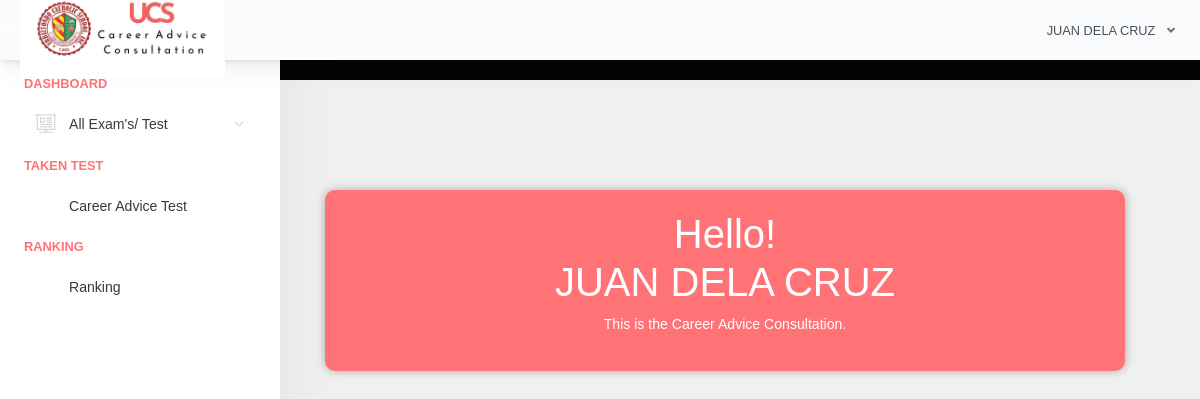
The page /home.php (signed in) on the database its author committed.
### tables this page shows
CREATE TABLE `examinee_tbl` (
  `exmne_id` int(11) NOT NULL,
  `exmne_fullname` varchar(1000) NOT NULL,
  `exmne_course` varchar(1000) NOT NULL,
  `exmne_gender` varchar(1000) NOT NULL,
  `exmne_birthdate` varchar(1000) NOT NULL,
  `exmne_year_level` varchar(1000) NOT NULL,
  `exmne_email` varchar(1000) NOT NULL,
  `exmne_password` varchar(1000) NOT NULL,
  `exmne_status` varchar(1000) NOT NULL DEFAULT 'active'
);

CREATE TABLE `exam_tbl` (
  `ex_id` int(11) NOT NULL,
  `cou_id` int(11) NOT NULL,
  `ex_title` varchar(1000) NOT NULL,
  `ex_time_limit` varchar(1000) NOT NULL,
  `ex_questlimit_display` int(11) NOT NULL,
  `ex_description` varchar(1000) NOT NULL,
  `ex_created` timestamp NOT NULL DEFAULT current_timestamp() ON UPDATE current_timestamp()
);

### query/selectData.php (called while the page is built, shortened)
<?php
$exmneId = $_SESSION['examineeSession']['exmne_id'];
$selExmneeData = $conn->query("SELECT * FROM examinee_tbl WHERE exmne_id='$exmneId' ")->fetch(PDO::FETCH_ASSOC);
 ?>

### includes/header.php (shortened to what this page needs)
<?php
  include("conn.php");
  include("query/selectData.php");
 ?>
<!doctype html>
<html lang="en">
<head>
    <link href="original.css" rel="stylesheet">
    <link href="css/sweetalert.css" rel="stylesheet">
</head>
<body id="body">
    <div class="app-container app-theme-white body-tabs-shadow fixed-sidebar fixed-header">
        <div class="app-header header-shadow">
            <div class="app-header__logo">
                <a href="home.php"><div class="logo-src"></div></a>
            </div>
                <div class="app-header__content">
                <div class="app-header-right">
                    <div class="header-btn-lg pr-0">
                        <div class="widget-content p-0">
                            <div class="widget-content-wrapper">
                                <div class="widget-content-left">
                                    <div class="btn-group">
                                        <a data-toggle="dropdown" aria-haspopup="true" aria-expanded="false" class="p-0 btn">
                                            <?php
                                                echo strtoupper($selExmneeData['exmne_fullname']);
                                             ?>
                                            <i class="fa fa-angle-down ml-2 opacity-8"></i>
                                        </a>
                                    </div>
                                </div>
                            </div>
                        </div>
                    </div>        </div>
            </div>
        </div>

### includes/sidebar.php (shortened to what this page needs)
<div class="app-sidebar sidebar-shadow">
        <div class="scrollbar-sidebar">
        <div class="app-sidebar__inner">
            <ul class="vertical-nav-menu">
                <li class="app-sidebar__heading">DASHBOARD</li>
                <li>
                <a href="">
                      <i class="metismenu-icon pe-7s-display2"></i>
                     All Exam's/ Test
                    <i class="metismenu-state-icon pe-7s-angle-down caret-left"></i>
                </a>
                </li>
                 <li class="app-sidebar__heading">TAKEN TEST</li>
                <li>
                  <?php
                    $selTakenExam = $conn->query("SELECT * FROM exam_tbl et INNER JOIN exam_attempt ea ON et.ex_id = ea.exam_id WHERE exmne_id='$exmneId' ORDER BY ea.examat_id  ");
                    if($selTakenExam->rowCount() > 0)
                    {
                        while ($selTakenExamRow = $selTakenExam->fetch(PDO::FETCH_ASSOC)) { ?>
                            <a href="home.php?page=result&id=<?php echo $selTakenExamRow['ex_id']; ?>" >
                                <?php echo $selTakenExamRow['ex_title']; ?>
                            </a>
                        <?php }
                    }
                    else
                    { ?>
                        <a href="#" class="pl-3">You are not taking exam yet</a>
                    <?php }
                   ?>
                </li>
            <li>
            <li class="app-sidebar__heading">RAnking</li>
            <li>
                    <li>
                    <?php
                    $selTakenExam = $conn->query("SELECT * FROM exam_tbl et INNER JOIN exam_attempt ea ON et.ex_id = ea.exam_id WHERE exmne_id='$exmneId' ORDER BY ea.examat_id  ");
                    if($selTakenExam->rowCount() > 0)
                    {
                        while ($selTakenExamRow = $selTakenExam->fetch(PDO::FETCH_ASSOC)) { ?>
                            <a href="home.php?page=examineeresult&id=<?php echo $selTakenExamRow['ex_id']; ?>" >
                                 Ranking
                            </a>
                        <?php }
                    }
                    else
                    { ?>
                        <a href="#" class="pl-3">You are not taking exam yet</a>
                    <?php }
                   ?>
                    </li>
                </li>
            </li>
            </ul>
        </div>
    </div>
</div>

### pages/home.php (shortened to what this page needs)
<div class="app-main__outer">
    <div id="refreshData">
        <div class="app-main__inner">
        <?php
$host = "localhost";
$user = "root";
$pass = "";
$db   = "exam";
try {
    $conn = new PDO("mysql:host=$host;dbname=$db", $user, $pass);
    $conn->setAttribute(PDO::ATTR_ERRMODE, PDO::ERRMODE_EXCEPTION);
    if (isset($_SESSION['examineeSession']['exmne_id'])) {
        $exmneId = $_SESSION['examineeSession']['exmne_id'];
        $stmt = $conn->query("SELECT * FROM examinee_tbl WHERE exmne_id='$exmneId'");
        $selExmneeData = $stmt->fetch(PDO::FETCH_ASSOC);
    }
} catch (PDOException $e) {
    echo "Error: " . $e->getMessage();
}
?>
        <!DOCTYPE html>
<html>
<head>
</head>
<body>
    <div class="container">
        <div class="message">
            <h1>Hello!
            <?php
            if(isset($selExmneeData)){
                echo '<div class="chat-message bot-message">' . strtoupper($selExmneeData["exmne_fullname"]) . '</div>';
            }
            ?></h1>
            <p>This is the Career Advice Consultation.</p>
        </div>
    </div>
</body>
</html>
    </div>
    </div>

### pages/home.php (style rules this page uses)
body { font-family: Arial, sans-serif; background-color: #f0f0f0; }
.container { text-align: center; margin-top: 100px; }
.message { background-color: #FF7377; color: #fff; padding: 20px; border-radius: 10px; box-shadow: 0 0 10px rgba(0, 0, 0, 0.3); }

### rows shown on the page
examinee_tbl: exmne_fullname "JUAN DELA CRUZ"
exam_tbl: ex_title "Career Advice Test"
